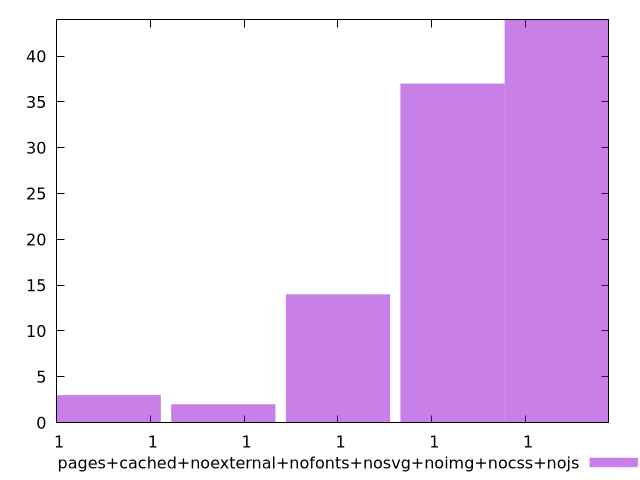

gnuplot code for this plot:
$_pagesCachedNoexternalNofontsNosvgNoimgNocssNojs <<EOF
0.9999999999999994 44
0.9999999999999983 37
0.9999999999999971 14
0.9999999999999959 2
0.9999999999999947 3
EOF
set key outside below
set terminal pngcairo
set output "report_00005_2020-11-02T22-26-11.212Z/bootup-time/pages+cached+noexternal+nofonts+nosvg+noimg+nocss+nojs//hist.png"
set yrange [0:44]
set boxwidth 1.2103888138230696e-15
set style fill transparent solid 0.5 noborder
plot $_pagesCachedNoexternalNofontsNosvgNoimgNocssNojs title "pages+cached+noexternal+nofonts+nosvg+noimg+nocss+nojs" with boxes ,
